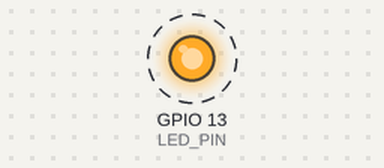
The sketch below on a simulated ESP32-S3. Parts: output pins drawn as LEDs (lit = HIGH). Dashed ring = blinking. What the sketch prints to the serial monitor is not drawn.

Above: at 0.2 s.
Timing chart, 0 to 3.0 s (numbered marks = the images above):
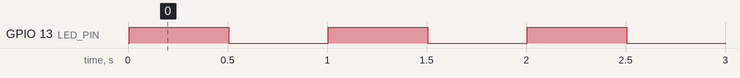

Measured:
- by itself, GPIO 13 (LED_PIN): alternates HIGH for 0.50 s and LOW for 0.50 s

The sketch:

FeatherS3_Test.ino
```cpp
// Test sketch for Adafruit Feather ESP32-S3
// Blinks the onboard red LED and prints text to the Serial Monitor

#define LED_PIN 13 // Pin 13 is the built-in red LED on most Adafruit Feathers

void setup() {
  // Initialize the hardware serial port for USB communication
  Serial.begin(115200);

  // Wait up to 3 seconds for the Serial Monitor to open (essential for native USB)
  while (!Serial && millis() < 3000) {
    delay(10);
  }

  // Configure the digital pin as an output
  pinMode(LED_PIN, OUTPUT);

  Serial.println("====================================");
  Serial.println("Feather ESP32-S3 Test Sketch Started");
  Serial.println("====================================");
}

void loop() {
  Serial.println("LED is ON");
  digitalWrite(LED_PIN, HIGH);  // Turn the LED on
  delay(500);                  // Wait for half a second

  Serial.println("LED is OFF");
  digitalWrite(LED_PIN, LOW);   // Turn the LED off
  delay(500);                  // Wait for half a second
}
```
